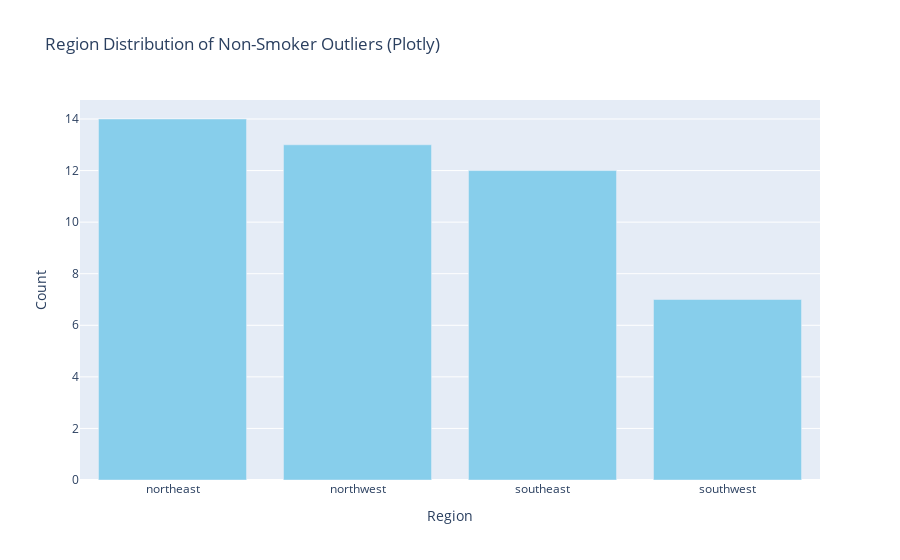

Here is the notebook cell this chart was saved with:
### Code cell
# Exploring non-smoker outliers against region.
region_counts = ns_outliers['region'].value_counts()

plt.figure(figsize=(10,6))
plt.bar(region_counts.index, region_counts.values, color='skyblue')
plt.title('Region Distribution of Non-Smoker Outliers (Matplotlib)')
plt.xlabel('Region')
plt.ylabel('Count')
plt.show()

plt.figure(figsize=(10,6))
sns.countplot(data=ns_outliers, x='region', palette='pastel')
plt.title('Region Distribution of Non-Smoker Outliers (Seaborn)')
plt.xlabel('Region')
plt.ylabel('Count')
plt.show()

fig = go.Figure(
    data=[
        go.Bar(
            x=region_counts.index,
            y=region_counts.values,
            marker_color='skyblue',
            orientation='v'
        )
    ]
)

fig.update_layout(
        title='Region Distribution of Non-Smoker Outliers (Plotly)',
        xaxis_title='Region',
        yaxis_title='Count'
)

pio.show(fig)

### Figure 1 — Plotly figure (JSON) as saved in the notebook; plotly's stock layout.template omitted (floating-point values rounded to 4 significant figures)
{"data": [{"marker": {"color": "skyblue"}, "orientation": "v", "type": "bar", "x": ["northeast", "northwest", "southeast", "southwest"], "y": [14, 13, 12, 7]}], "layout": {"title": {"text": "Region Distribution of Non-Smoker Outliers (Plotly)"}, "xaxis": {"title": {"text": "Region"}}, "yaxis": {"title": {"text": "Count"}}}}
